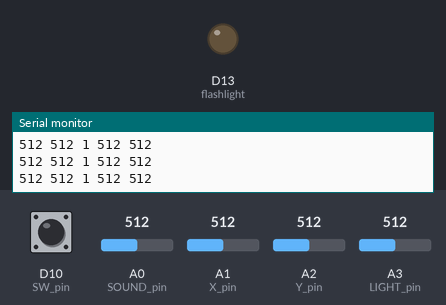
Simulated run of this sketch. Board: nRF52 board. Shown: output pins drawn as LEDs (lit = HIGH), the last lines printed to the serial monitor. Inputs (shaded band) come from the test bench; at power-on: D10 (SW_pin) HIGH, A0 (SOUND_pin) = 512, A1 (X_pin) = 512, A2 (Y_pin) = 512, A3 (LIGHT_pin) = 512.

Above: at 1.2 s.
1.3 s: D10 (SW_pin) pulled LOW for 0.15 s
At 1.39 s:
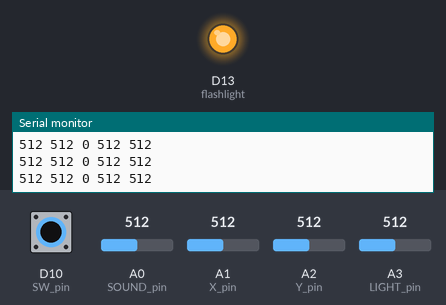
2.9 s: D10 (SW_pin) pulled LOW for 3.2 s
At 7.2 s:
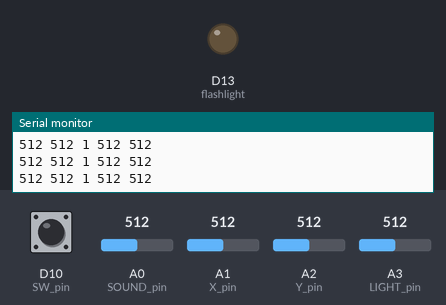
Timing chart, 0 to 8.7 s (numbered marks = the images above; inputs shaded):
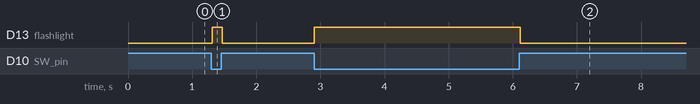

Measured:
- after the input at 1.3 s, D13 (flashlight): LOW → HIGH at once, → LOW 0.15 s later
- after the input at 2.9 s, D13 (flashlight): LOW → HIGH at once, → LOW 3.2 s later

The sketch:

SensoriumFeatherSense.ino
```cpp
// ARDUINO SKETCH (Feather Sense - Connected to Unity on PORT 1)
// Sends Joystick, Photoresistor, and Sound data (5 values).

#include <bluefruit.h>

// ARDUINO SKETCH (Feather Sense - Connected to Unity on PORT 1)
// Sends Joystick (X, Y, Button), Photoresistor (Light), and Sound Sensor (Sound) data.

const int flashlight = 13;
// Joystick Pins
const int SW_pin = 10;   // Joystick Button (Digital)
const int X_pin = A1;   // Joystick X-axis (Analog)
const int Y_pin = A2;   // Joystick Y-axis (Analog)

// Sensor Pins
const int LIGHT_pin = A3;  // Photoresistor (Analog)
const int SOUND_digital = 11;
const int SOUND_pin = A0;  // Sound Sensor (Analog)

void setup() {
  // IMPORTANT: Match this baud rate in Unity
  Serial.begin(9600);

  // Set up pins
  pinMode(SW_pin, INPUT_PULLUP); // Joystick button setup: pressed == LOW (0)
  pinMode(flashlight, OUTPUT);

  Serial.println("Feather Controls Ready");
}

void loop() {
  // 1. Read Joystick
  int xVal = analogRead(X_pin);
  int yVal = analogRead(Y_pin);
  int switchState = digitalRead(SW_pin) == LOW ? 0 : 1; // 0 for pressed
  if(switchState == LOW){
    digitalWrite(flashlight, HIGH);
  }
  else{
    digitalWrite(flashlight, LOW);
  }

  // 2. Read Sensors
  int lightVal = analogRead(LIGHT_pin);
  int soundVal = analogRead(SOUND_pin);

  // OUTPUT FORMAT: X Y Button Light Sound (5 space-separated integers)
  Serial.print(xVal);
  Serial.print(" ");
  Serial.print(yVal);
  Serial.print(" ");
  Serial.print(switchState);
  Serial.print(" ");
  Serial.print(lightVal);
  Serial.print(" ");
  Serial.println(soundVal); // newline-terminated

  // Delay for sampling rate
  delay(30); // ~33 FPS data rate
}
```
